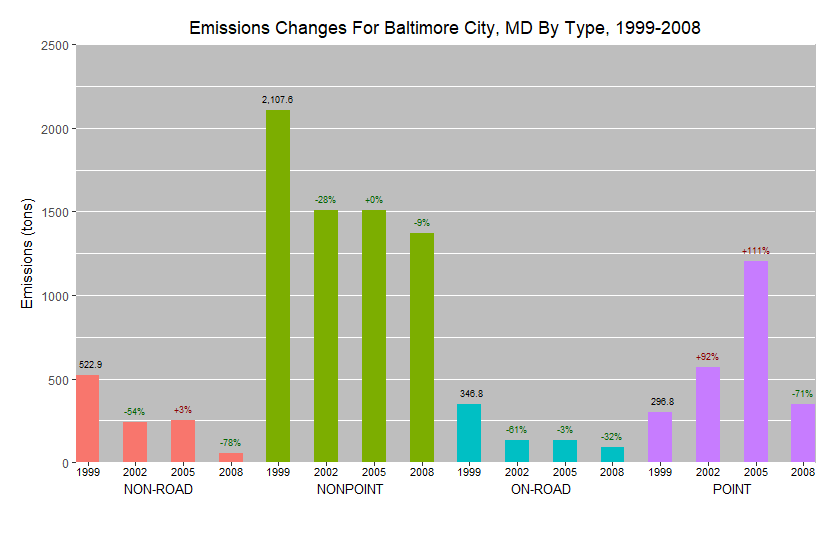

The script that drew this image:
# ggplot2 for baltimore city md emissions changes by type year to year

library("scales")
library(data.table)
library(grid)
library("ggplot2")
source("DataLoader.R")

if(nrow(pd) != 13624){
  message("loading data")
  pd <- loadPollutionData(verbose=FALSE, joinTables = TRUE)
  pd <- pd[pd$fips_N == 24510,]
}

message("aggregating by year/type")
emissionsum <- aggregate(pd$Emissions, by=list(pd$year, pd$type), FUN=sum)
names(emissionsum) <- c("Year", "Type", "Emissions")

# add in year over year column
temp <- split(emissionsum, emissionsum$Type)
temp <- lapply(temp, function(y) transform(y, new.col=c(NA,Emissions[-1]/Emissions[-nrow(y)]-1)))
emissionsum <- rbindlist(temp)
names(emissionsum)[4] <- "YoY"

# plot
myplot <- ggplot(emissionsum
             , aes(interaction(Year, Type), Emissions)) + 
          geom_bar(aes(fill=Type)
                   , width = 0.5
                   #, position = "dodge"
                   , stat="identity"
          ) + 
          coord_cartesian(ylim = c(0, 2500), expand = FALSE) +
          annotate(geom = "text", x = seq_len(nrow(emissionsum)), y = -50, label = emissionsum$Year, size = 3) +
          annotate(geom = "text", x = 2.5 + 4 * (0:3), y = -150, label = unique(emissionsum$Type), size = 3.5) +
          theme(panel.background = element_rect(fill="gray", color = "gray")) +
          theme(plot.margin = unit(c(1, 1, 4, 1), "lines"),
                axis.title.x = element_blank(),
                axis.text.x = element_blank(),
                panel.grid.major.x = element_blank(),
                panel.grid.minor.x = element_blank()) +
          theme(legend.position = "none") +
          geom_text(aes(label = ifelse(is.na(emissionsum$YoY)
                                       , format(round(emissionsum$Emissions, 1), nsmall=1, big.mark=",")
                                       , ifelse(emissionsum$YoY >= 0
                                                , paste("+", percent(emissionsum$YoY), sep="")
                                                , percent(emissionsum$YoY)
                                                )
                                      )
                        , vjust=-1)
                    , size=2.5
                    , col = ifelse(is.na(emissionsum$YoY)
                                   , "black"
                                   , ifelse(emissionsum$YoY > 0, "darkred", "darkgreen")
                                  )
                    ) + 
          labs(y = "Emissions (tons)") +
          theme(plot.title = element_text(hjust = 0.5)) + 
          ggtitle("Emissions Changes For Baltimore City, MD By Type, 1999-2008")


# make a grob, turn off clipping
myplot2 <- ggplot_gtable(ggplot_build(myplot))
myplot2$layout$clip[myplot2$layout$name == "panel"] <- "off"
grid::grid.draw(myplot2)
